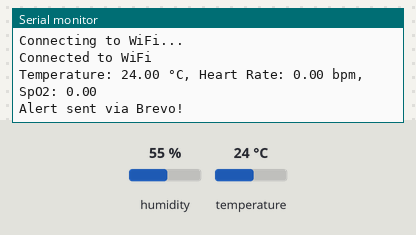
The sketch below on a simulated ESP32. Parts: the last lines printed to the serial monitor. The inputs (shaded band) are chosen by the test bench; at power-on: temperature 24 °C, humidity 55 %. WiFi joins after 1.5 s; servers stay silent unless stated; uploads are accepted with an empty reply.

Above: at 3.2 s.
3.3 s: temperature set to 12 °C
At 4.41 s:
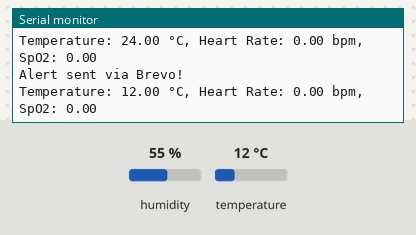
6.3 s: temperature set to 19 °C
At 11.38 s:
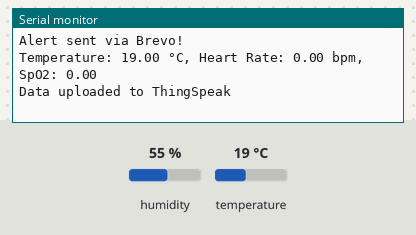
Timing chart, 0 to 12.9 s (numbered marks = the images above; inputs shaded):
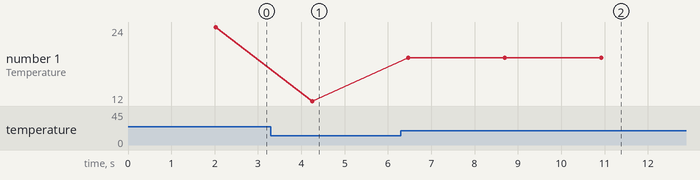

Measured:
- after the input at 3.3 s, the serial monitor: prints a new line after 0.95 s (image 1)
- after the input at 6.3 s, the serial monitor: prints a new line after 0.17 s (image 2)
- plotted number 1: 24 → 12 after the input at 3.3 s, 12 → 19 after the input at 6.3 s

The sketch:

esp32_patient_monitor.ino
```cpp
#include <WiFi.h>
#include <ThingSpeak.h>
#include <DHT.h>
#include <Wire.h>
#include <MAX30100.h>
#include <HTTPClient.h>
#include <ArduinoJson.h>

// Define your Wi-Fi credentials and ThingSpeak settings
const char* ssid = "Sri";
const char* password = "dhanu002";
unsigned long channelID = 2786321;
const char* writeAPIKey = "7OBCFISEX2YAWYHA";

// DHT11 sensor setup
#define DHTPIN 4            // Pin connected to DHT11
#define DHTTYPE DHT11
DHT dht(DHTPIN, DHTTYPE);

// MAX30100 setup
MAX30100 pox;  // Declare the MAX30100 object
float heartRate, SpO2;

// Brevo (Sendinblue) API settings for email/SMS
const String brevoAPI = "https://api.brevo.com/v3/smtp/email";
const String apiKey = "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";

// Time intervals
unsigned long lastTime = 0;
unsigned long interval = 10000; // 10 seconds for data upload

// Thresholds for triggering alerts
float temperatureThreshold = 37.5;
float heartRateLowThreshold = 60;
float heartRateHighThreshold = 100;
float SpO2Threshold = 90;

void setup() {
Serial.begin(115200);
dht.begin();// Initialize DHT11
Wire.begin();// Initialize MAX30100
pox.begin();  // Start the MAX30100 sensor

// Connect to Wi-Fi
WiFi.begin(ssid, password);
while (WiFi.status() != WL_CONNECTED) {
delay(1000);
Serial.println("Connecting to WiFi...");
}
Serial.println("Connected to WiFi");

// Initialize ThingSpeak with WiFiClient
WiFiClient client;
ThingSpeak.begin(client);
}

void loop() {
// Read sensor data
float temperature = dht.readTemperature();
pox.update();  // Update the MAX30100 sensor data
heartRate = pox.getHeartRate();
SpO2 = pox.getSpO2();

// Check if the readings are valid
if (isnan(temperature) || isnan(heartRate) || isnan(SpO2)) {
Serial.println("Failed to read from sensors!");
return;
}

// Display sensor readings
Serial.print("Temperature: ");
Serial.print(temperature);
Serial.print(" °C, Heart Rate: ");
Serial.print(heartRate);
Serial.print(" bpm, SpO2: ");
Serial.println(SpO2);

// Upload to ThingSpeak every interval
if (millis() - lastTime > interval) {
lastTime = millis();

ThingSpeak.setField(1, temperature);
ThingSpeak.setField(2, heartRate);
ThingSpeak.setField(3, SpO2);

int httpCode = ThingSpeak.writeFields(channelID, writeAPIKey);
if (httpCode == 200) {
Serial.println("Data uploaded to ThingSpeak");
} else {
Serial.println("Failed to upload to ThingSpeak");
}
}


// Trigger Brevo notification if SpO2, heart rate, or temperature is abnormal
if (SpO2 < SpO2Threshold || heartRate < heartRateLowThreshold || heartRate > heartRateHighThreshold || temperature > temperatureThreshold) {
sendBrevoAlert(temperature, heartRate, SpO2);
}

delay(2000); // Delay for a while before the next reading
}
// Function to send email alert via Brevo API
void sendBrevoAlert(float temperature, float heartRate, float SpO2) {
HTTPClient http;

// Prepare JSON data for the email/SMS
String jsonData = "{";
jsonData += "\"sender\": {\"email\": \"vsbdhanu20@gmail.com\"},";
jsonData += "\"to\": [{\"email\": \"sriiiiii2021@gmail.com\"}],";
jsonData += "\"htmlContent\": \"<html><body><h2>Warning!</h2><p>";
jsonData += "Temperature: " + String(temperature) + "°C<br>";
jsonData += "Heart Rate: " + String(heartRate) + " bpm<br>";
jsonData += "SpO2: " + String(SpO2);
jsonData += "}";

// Send HTTP request to Brevo API
http.begin(brevoAPI);
http.addHeader("Content-Type", "application/json");
http.addHeader("api-key", apiKey); // Set Brevo API key
int httpResponseCode = http.POST(jsonData);
if (httpResponseCode > 0) {
Serial.println("Alert sent via Brevo!");
} else {
Serial.println("Failed to send alert via Brevo");
}
http.end();
}
```
